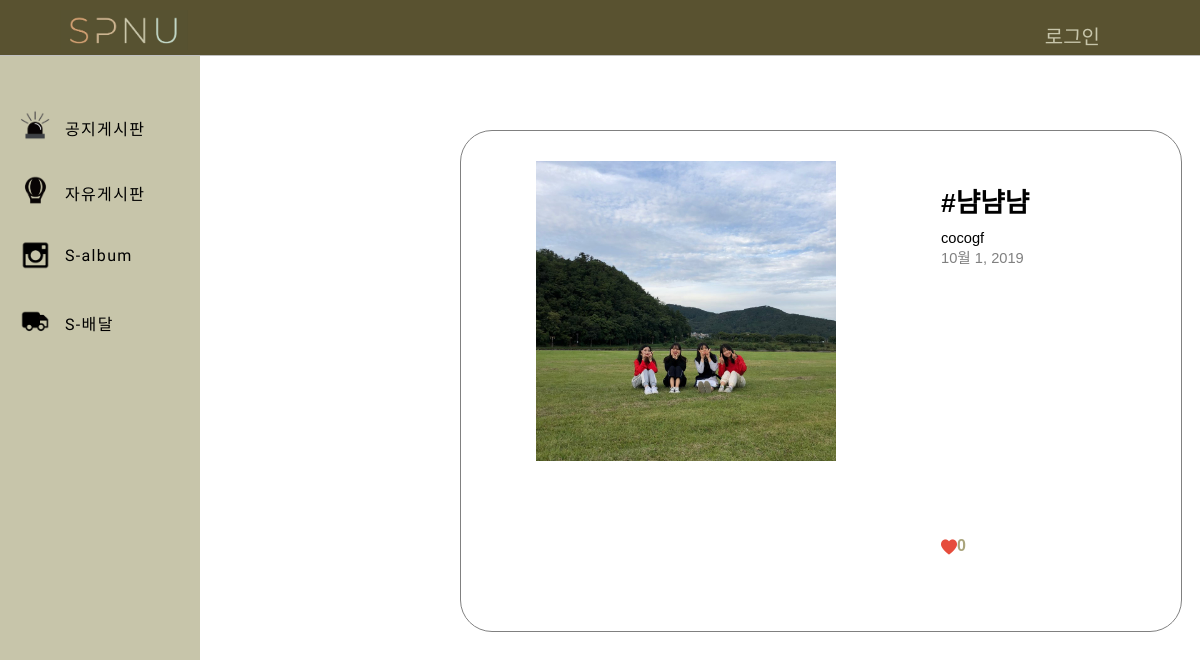
Page /image/detail/1/ on the committed database.
### imageboard/models.py (models this page shows, shortened)
class ImageBoard(models.Model):
    title = models.CharField(max_length = 50)
    author = models.ForeignKey(settings.AUTH_USER_MODEL , default=1, on_delete = models.CASCADE)
    image = models.ImageField(upload_to='imageboard/')
    desc = models.TextField(blank=True)
    created_date = models.DateField(auto_now_add=True)
    hits =  models.PositiveIntegerField(default = 0) #조회수
    likes = models.ManyToManyField(settings.AUTH_USER_MODEL, blank=True ,related_name='post_likes')
    @property
    def update_counter(self):
        self.hits += 1
        self.save()

### imageboard/views.py (the view)
# urls.py: path('image/detail/<int:image_id>/', image_detail, name = 'image_detail'),
def image_detail(request, image_id):
    image_detail = get_object_or_404(ImageBoard , pk = image_id)
    return render(request, 'image_detail.html' ,{'image_detail' : image_detail})

### imageboard/templates/image_detail.html (shortened to what this page needs)
{% extends 'base.html' %}
{% block contents %}
{% load staticfiles%}
<div class="DetailContents">
    <div class="albumBox">
        <div class="albumPhoto"> <img width="300px" src="{{image_detail.image.url}}"> </div>
        <div class="albumContents">
            <div class="album-title">{{image_detail.title}}</div>
            <div class="album-author">{{image_detail.author}}</div>
            <div class="album-created_date">{{image_detail.created_date}}</div>
            <div class="album-desc">{{image_detail.desc}}</div>
            <div class="album-likes">
                <div class="albumHeart">
                    <img class="heart" src="{% static 'img/hearts.png' %}">
                </div>
                <div class="album-likescount">
                    {{ image_detail.likes.count }}
                </div>
            </div>
        </div>
    </div>
</div>
{% endblock contents %}

### main/static/css/test1.css (style rules this page uses)
body { font-family: 'Noto Sans KR', sans-serif; background-color : white; margin : 0; }
.DetailContents { width : 100%; height : 700px; margin-top : 130px; margin-left : 30px; }
.albumBox { width : 60%; height : 500px; margin-left : 180px; position : fixed; border : 1px solid gray; border-radius: 2rem; }
.albumPhoto { width :450px; height : 480px; position : fixed; margin-top : 30px; float : left; text-align: center; }
.albumContents { width : 450px; height : 480px; position : fixed; margin-top : 30px; float : right; margin-left : 460px; padding-left : 20px; }
.album-title { font-size : 20pt; width : 100%; font-weight: 600; margin-top : 20px; margin-bottom : 10px; }
.album-author { font-size : 11pt; width : 100%; font-weight: 500; }
.album-created_date { font-size : 11pt; width : 100%; font-weight: 400; color : gray; }
.album-desc { margin-top : 10px; font-size : 10pt; width : 100%; height : 250px; font-weight: 400; }
.album-likes { margin-top : 10px; font-size : 12pt; width : 100%; font-weight: 600; color : rgb(170,165,125); }
.albumHeart { width : 100%; margin-right : 3px; }
.album-likescount { width : 100%; margin-left : 3px; }

### imageboard/static/css/image.css (style rules this page uses)
.heart { width : 16px; float : left; padding-top : 2px; }

### rows in the picture
ImageBoard: image (picture), title "#냠냠냠", author "cocogf", created_date "10월 1, 2019", likes.count "0"
